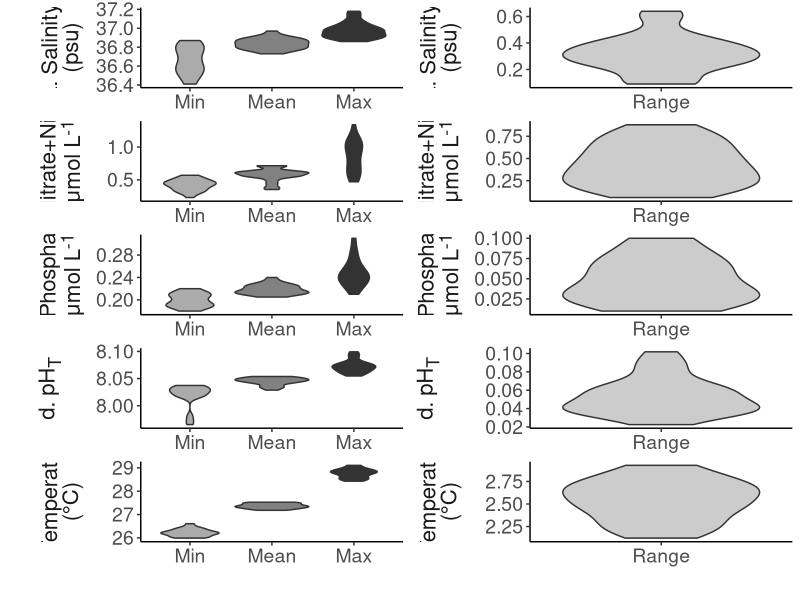
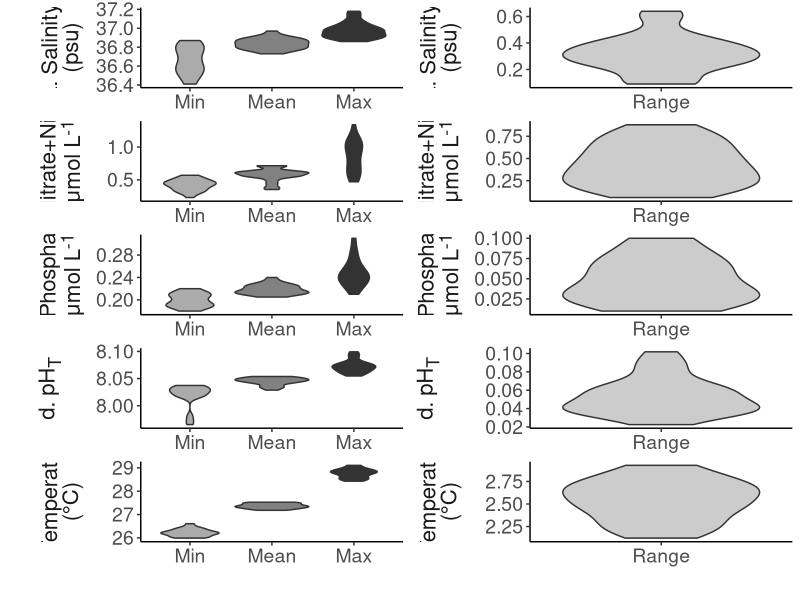

Here is the R script that generated these plots, in order:
### Descriptive figure for environmental data ####


library(tidyverse)
library(here)
library(patchwork)
library(ggridges)
library(ggtext)


## read in data #####

data<-read_csv(here("Data","Site","site_biogeochemistry_summstats.csv"))%>%
  separate(Predictor_measurement, into = c("stat","measurement","unit"),sep = "_") %>%
  mutate(nicenames = case_when(measurement == "NN" ~ "b. Nitrate+Nitrite<br> (&mu;mol L<sup>-1</sup>)",
                               measurement == "Salinity" ~ "a. Salinity <br> (psu)",
                               measurement == "Phosphate" ~ "c. Phosphate <br> (&mu;mol L<sup>-1</sup>)",
                               measurement == "pH" ~ "d. pH<sub>T</sub> <br>",
                               measurement == "Temperature" ~ "e. Temperature <br> (\u00b0C)"
  ))%>%
  mutate(group = ifelse(stat == "range",2,1)) %>% # for easier plotting
  mutate(names = ifelse(group == 2, paste(nicenames, " "), nicenames),
         stat = str_to_title(stat))

data %>%
 # filter(stat != "range") %>%
  ggplot(aes(x = fct_rev(stat), y = Predictor_value))+
  geom_violin(aes(fill = stat))+
  labs(fill = "",
       y = "",
       x = "")+
  scale_fill_grey()+
  facet_wrap(~names, scales = "free", ncol = 2, strip.position = "left")+
  theme_classic()+
  theme(legend.position = "none",
        axis.title = element_text(size = 16),
        axis.text = element_text(size = 14),
        strip.placement = "outside",
        strip.text.y.left  = element_markdown(angle = 90, size = 16),
        strip.background = element_blank()
        )

ggsave(here("Output","Site","envirofig.pdf"), width = 8, height = 12)
